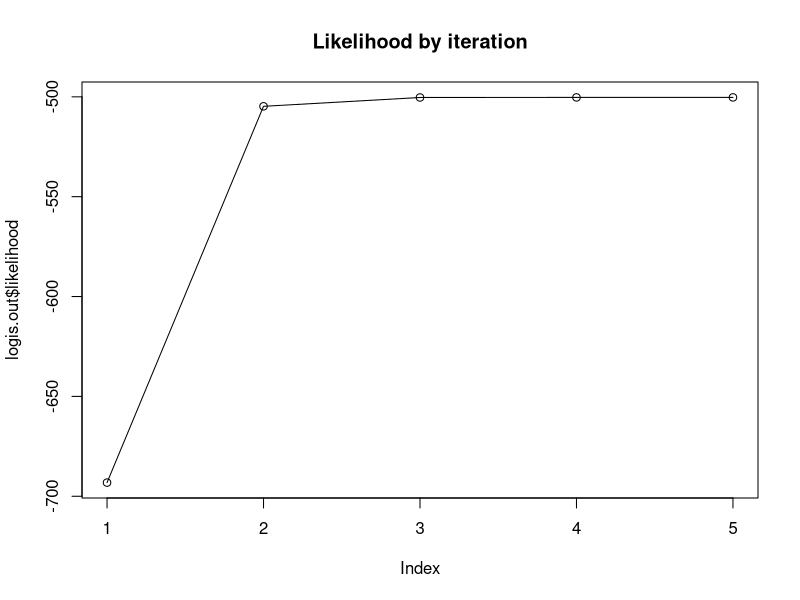
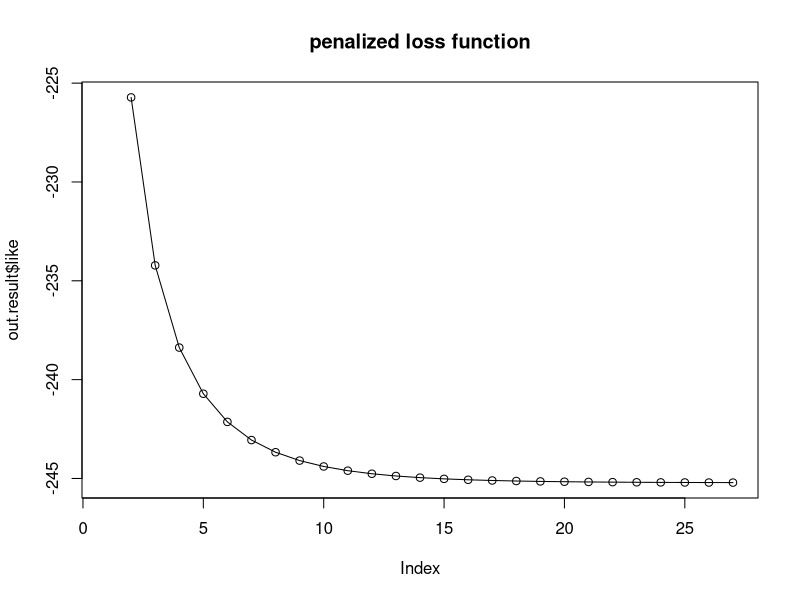
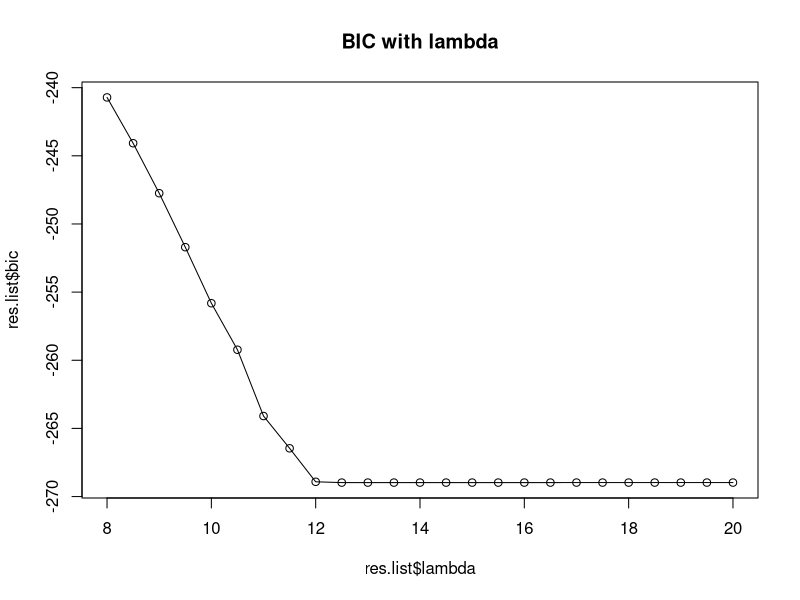

R code for these plots, in order:
## ---- chunk 1
knitr::opts_chunk$set(echo = TRUE)
## ---- chunk 2
n=1000
p=10
x.mat=matrix(runif(n*p),ncol=p)
b.vec=1/(1:p)
xb.vec=drop(x.mat %*% b.vec)
p.vec=exp(xb.vec)/(1+exp(xb.vec))
y.vec=rbinom(n,1,p.vec)
## ---- chunk 3
like.fun=function(y.vec,x.mat,b.vec){
  xb.vec=x.mat %*% b.vec
  p.vec=exp(xb.vec)/(1+exp(xb.vec))
  like=sum(y.vec*log(p.vec)+(1-y.vec)*log(1-p.vec))
  return(like)
}
## ---- chunk 4

## ---- chunk 5
first.dev.fun=function(y.vec,x.mat,b.vec){
  xb.vec=x.mat %*% b.vec
  p.vec=exp(xb.vec)/(1+exp(xb.vec))
  grad=-(t(x.mat) %*% (y.vec-p.vec))
  return(grad)
}
## ---- chunk 6
sec.dev.fun=function(x.mat,b.vec){
  xb.vec=x.mat %*% b.vec
  p.vec=drop(exp(xb.vec)/(1+exp(xb.vec)))
  hess = t(x.mat) %*% diag(p.vec*(1-p.vec)) %*% x.mat
  return(hess)
}
## ---- chunk 7
logis.fun=function(y.vec,x.mat,iter.max=1000,eps=1e-6,iter.print=F){
  b.vec=rep(0,ncol(x.mat))
  like.val=NULL
  for (iter in 1:iter.max){
    bef.b.vec=b.vec
    like.val[iter]=like.fun(y.vec,x.mat,bef.b.vec)
    if (iter.print==T){print(paste0("iteration : ",iter," / LL: ",like.val[iter]))}
    fst.dev.val=first.dev.fun(y.vec,x.mat,bef.b.vec)
    sec.dev.val=sec.dev.fun(x.mat,bef.b.vec)
    b.vec=bef.b.vec-(solve(sec.dev.val) %*% fst.dev.val)
    
    if(like.fun(y.vec,x.mat,b.vec)-like.val[iter]<eps){break}
  }
  if (iter.print==T){list(likelihood=like.val,coefs=b.vec)} else{return(drop(b.vec))}
}
## ---- chunk 8
logis.out=logis.fun(y.vec,x.mat,iter.print = T)
## ---- chunk 9
plot(logis.out$likelihood,type="o",main="Likelihood by iteration")
## ---- chunk 10
logis.out$coefs
## ---- chunk 11
xy.dat=as.data.frame(cbind(y.vec,x.mat))
coef(glm(y.vec~.-1,data=xy.dat,family="binomial"))
## ---- chunk 12
library(Matrix)
n=20
m=20

x.mat=cbind(rep(1,n*m))
b.vec=c(1)
design.z=list()
for (j in 1:m){
  design.z[[j]]=rep(1,n)
}
z.mat=as.matrix(.bdiag(design.z))
del.vec=c(rep(0,17),rep(-3,3))
  
grp.index=NULL
for (i in 1:m){
  grp.index=c(grp.index,rep(i,n))
}

set.seed(12345)
exp.vec=exp(x.mat %*% b.vec+z.mat %*% del.vec)
p.vec=exp.vec/(1+exp.vec)
y.vec=rbinom(n*m,1,p.vec)
## ---- chunk 13
pen.like.fun=function(y.vec,x.mat,z.mat,b.vec,del.vec,lambda){
  p=ncol(x.mat)
  xb.vec=x.mat %*% b.vec
  zdel.vec=z.mat %*% del.vec
  p.vec=exp(xb.vec+zdel.vec)/(1+exp(xb.vec+zdel.vec))
  pen=lambda*sqrt(t(del.vec) %*% diag(rep(p,m)) %*% del.vec)
  lik=sum(y.vec*log(p.vec)+(1-y.vec)*log(1-p.vec))
  like=lik+pen
  return(like)
}
## ---- chunk 14
logis.outlier.func = function(y.vec, x.mat, z.mat, grp.index, lambda, iter.max = 1000, 
    eps = 10^-4, view.iter = F) {
    require(Matrix)
    p = ncol(x.mat)
    
    ### step 1. median b0hat
    b.vec.est = NULL
    like = NULL
    for (i in 1:m) {
        b.vec.est[i] = logis.fun(y.vec[which(grp.index == i)], as.matrix(x.mat[which(grp.index == 
            i), ]))
    }
    b.est = median(b.vec.est)
    exp.vec = exp(x.mat %*% b.est + z.mat %*% c(b.vec.est - b.est))
    p.vec = exp.vec/(1 + exp.vec)
    ##### 3 step 2. original delta w.mat
    p.grp.list = list()
    for (j in 1:m) {
        p.grp.list[[j]] = diag(p.vec[which(grp.index == j)] * (1 - p.vec[which(grp.index == 
            j)]))
    }
    w.mat = as.matrix(.bdiag(p.grp.list))
    ## q value
    q.vec = log(p.vec/(1 - p.vec)) - z.mat %*% rep(b.est, m) + solve(w.mat) %*% 
        (y.vec - p.vec)
    ## original delta
    del.0 = solve(t(z.mat) %*% w.mat %*% z.mat) %*% t(z.mat) %*% w.mat %*% q.vec
    old.del.up = del.0
    # iter=2
    for (iter in 1:iter.max) {
        if (iter > 1) {
            like[iter] = pen.like.fun(y.vec, x.mat, z.mat, b.est, del.vec = old.del.up, 
                lambda = lambda)
            if (view.iter == T) {
                print(paste0("iter: ", iter, " / ", "penalized-like: ", like[iter]))
            }
        }
        exp.vec.2 = exp(x.mat %*% b.est + z.mat %*% old.del.up)
        p.vec.2 = exp.vec.2/(1 + exp.vec.2)
        ## lamb.mat
        lamb.mat = lambda * sqrt(p) * diag(drop(1/abs(old.del.up)))
        lamb.mat[lamb.mat >= 1e+05] = 1e+05
        ## w.mat.update
        p.grp.list.2 = list()
        
        for (j in 1:m) {
            p.grp.list.2[[j]] = diag(p.vec.2[which(grp.index == j)] * (1 - p.vec.2[which(grp.index == 
                j)]))
        }
        w.mat.2 = as.matrix(.bdiag(p.grp.list.2))
        ## q value update
        q.vec.2 = log(p.vec.2/(1 - p.vec.2)) - z.mat %*% rep(b.est, m) + solve(w.mat.2) %*% 
            (y.vec - p.vec.2)
        ## delta.update
        del.up = solve(t(z.mat) %*% w.mat.2 %*% z.mat + lamb.mat) %*% (t(z.mat) %*% 
            w.mat.2 %*% q.vec.2)
        
        # del.up[abs((b.est+drop(del.up))-b.est)< 10^-5]=0 step 4. check convergence
        if (sum(abs(del.up - old.del.up))/sum(abs(del.up)) < eps) {
            break
        } else {
            old.del.up = del.up
        }
    }
    del.up[abs(del.up) < 10^-4] = 0
    dlam = sum(as.numeric(abs(del.up) > 0)) + sum((abs(del.up)/abs(del.0)) * 
        (p - 1))
    # like.notpen=like.fun.2(y.vec,x.mat,z.mat,b.est,del.vec=del.up)
    bic = like[iter] + (1/2) * dlam * log(n)
    return(list(like = like, bic = bic, del.hat = del.up))
}
## ---- chunk 15
out.result=logis.outlier.func(y.vec,x.mat,z.mat,grp.index,lambda=8,iter.max=1000,eps=10^-4,view.iter=T)
## ---- chunk 16
plot(out.result$like,type="o",main="penalized loss function")
## ---- chunk 17
out.result$del.hat
## ---- chunk 18
res.list=data.frame(lambda=NA,bic=NA)
lamb.set=seq(8,20,0.5)
lamb.set
## ---- chunk 19
for (lamb in 1:length(lamb.set)){
  tun.obj=logis.outlier.func(y.vec,x.mat,z.mat,grp.index,lambda=lamb.set[lamb],iter.max=1000,eps=10^-4)
  res.list[lamb,1]=lamb.set[lamb]
  res.list[lamb,2]=tun.obj$bic
}
res.list$bic
## ---- chunk 20
plot(res.list$lambda,res.list$bic,main="BIC with lambda",type="o")
## ---- chunk 21
res.list$lambda[which.min(res.list$bic)]
## ---- chunk 22
out.result$del.hat
## ---- chunk 23
out.result$del.hat==0
